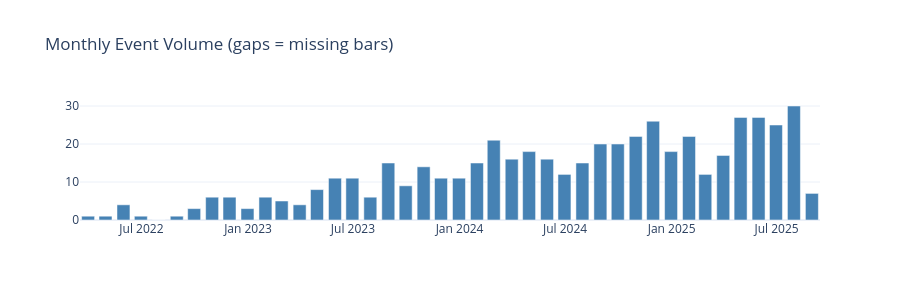

Notebook code cell kept with this figure:
### Markdown cell above
## 1b.5 Event Volume Analysis

| What to Look For | Indicates | Action |
|-----------------|-----------|--------|
| Missing bars | Data gaps (TQ002) | Document; add gap indicator |
| Declining trend | Population shrinkage or data cutoff | Check if intentional |
| Spikes | Campaigns, seasonality, or data issues | Investigate cause |
| Flat periods | Possible logging outages | Verify with data source |

### Code cell
df_temp = df.copy()
df_temp[TIME_COLUMN] = pd.to_datetime(df_temp[TIME_COLUMN])
time_span = (df_temp[TIME_COLUMN].max() - df_temp[TIME_COLUMN].min()).days

freq, label = ("D", "Daily") if time_span <= 90 else ("W", "Weekly") if time_span <= 365 else ("ME", "Monthly")
counts = df_temp.groupby(pd.Grouper(key=TIME_COLUMN, freq=freq)).size()

fig = go.Figure(go.Bar(x=counts.index, y=counts.values, marker_color="#4682B4"))
fig.update_layout(title=f"{label} Event Volume (gaps = missing bars)", height=300, template="plotly_white")
display_figure(fig)

### Figure 1 — Plotly figure (JSON) as saved in the notebook; plotly's stock layout.template omitted (floating-point values rounded to 4 significant figures)
{"data": [{"marker": {"color": "#4682B4"}, "type": "bar", "x": ["2022-03-31T00:00:00+00:00", "2022-04-30T00:00:00+00:00", "2022-05-31T00:00:00+00:00", "2022-06-30T00:00:00+00:00", "2022-07-31T00:00:00+00:00", "2022-08-31T00:00:00+00:00", "2022-09-30T00:00:00+00:00", "2022-10-31T00:00:00+00:00", "2022-11-30T00:00:00+00:00", "2022-12-31T00:00:00+00:00", "2023-01-31T00:00:00+00:00", "2023-02-28T00:00:00+00:00", "2023-03-31T00:00:00+00:00", "2023-04-30T00:00:00+00:00", "2023-05-31T00:00:00+00:00", "2023-06-30T00:00:00+00:00", "2023-07-31T00:00:00+00:00", "2023-08-31T00:00:00+00:00", "2023-09-30T00:00:00+00:00", "2023-10-31T00:00:00+00:00", "2023-11-30T00:00:00+00:00", "2023-12-31T00:00:00+00:00", "2024-01-31T00:00:00+00:00", "2024-02-29T00:00:00+00:00", "2024-03-31T00:00:00+00:00", "2024-04-30T00:00:00+00:00", "2024-05-31T00:00:00+00:00", "2024-06-30T00:00:00+00:00", "2024-07-31T00:00:00+00:00", "2024-08-31T00:00:00+00:00", "2024-09-30T00:00:00+00:00", "2024-10-31T00:00:00+00:00", "2024-11-30T00:00:00+00:00", "2024-12-31T00:00:00+00:00", "2025-01-31T00:00:00+00:00", "2025-02-28T00:00:00+00:00", "2025-03-31T00:00:00+00:00", "2025-04-30T00:00:00+00:00", "2025-05-31T00:00:00+00:00", "2025-06-30T00:00:00+00:00", "2025-07-31T00:00:00+00:00", "2025-08-31T00:00:00+00:00"], "y": [1, 1, 4, 1, 0, 1, 3, 6, 6, 3, 6, 5, 4, 8, 11, 11, 6, 15, 9, 14, 11, 11, 15, 21, 16, 18, 16, 12, 15, 20, 20, 22, 26, 18, 22, 12, 17, 27, 27, 25, 30, 7]}], "layout": {"height": 300, "title": {"text": "Monthly Event Volume (gaps = missing bars)"}}}
